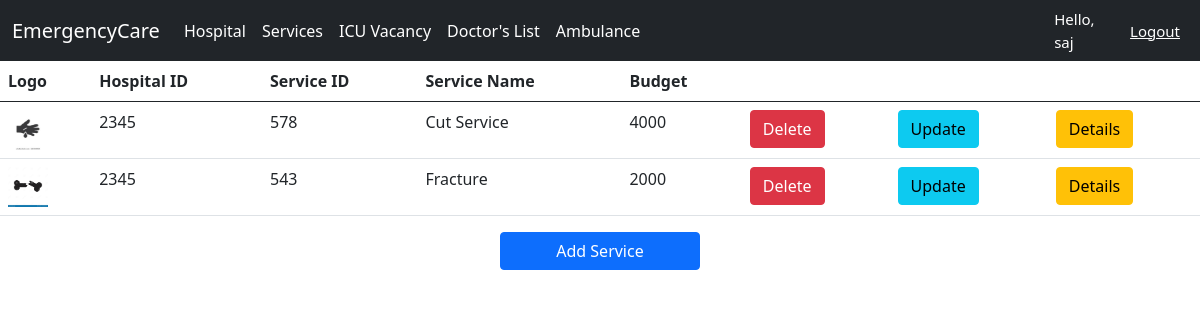
The page /Services/ (signed in) on the database as committed earlier.
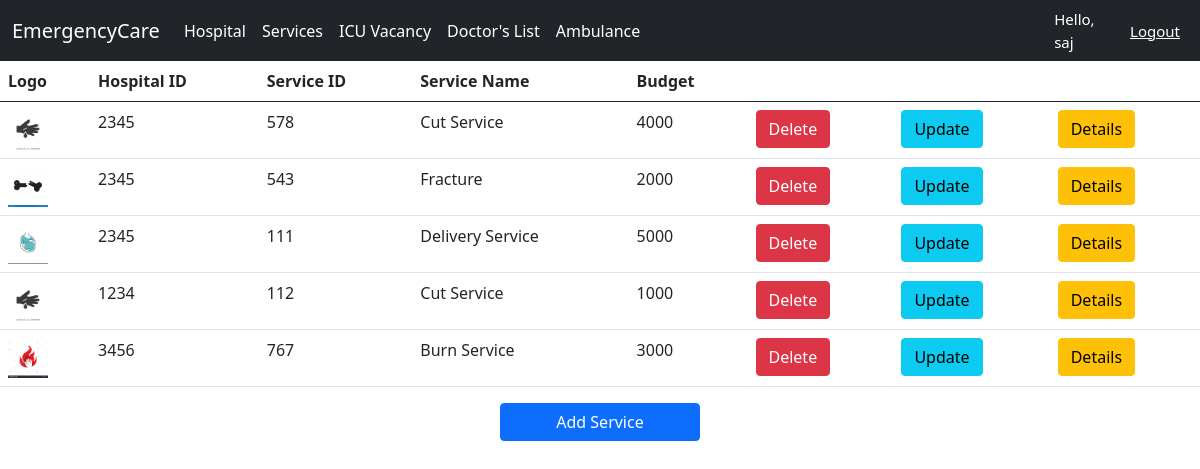
The same page on the database as committed later.
### Location/models.py (models this page shows, shortened)
class Services(models.Model):
    H_ID = models.ForeignKey(Hospital, on_delete=models.CASCADE, blank=True, null=True)
    S_ID = models.CharField(max_length=200, blank=True, null=True)
    S_Name = models.CharField(max_length=200, blank=True, null=True)
    S_Budget = models.IntegerField(blank=True, null=True)
    image = models.ImageField(upload_to='images/', blank=True, null=True, default='images/default.jpg')

class Hospital(models.Model):
    H_ID = models.CharField(max_length=200)
    H_name = models.CharField(max_length=200)
    Co_ordinate = models.ForeignKey(Location, on_delete=models.CASCADE)
    image = models.ImageField(upload_to='images/',blank=True, null=True, default='images/default.jpg')
    def __str__(self):
        return self.H_ID

### Location/views.py (the view)
# urls.py: path('Services/',l_views.services,name='Services'),
@login_required(login_url='login')
def services(request):
    service = Services.objects.all()
    context = {
        'service': service,
    }
    return render(request, template_name='hospital/Services.html',context=context)

### templates/hospital/Services.html
{% extends 'hospital/Home.html' %}
{% block content %}
{% load static %}
<table class="table">
  <thead>
    <tr>
      <th scope="col">Logo</th>
      <th scope="col">Hospital ID</th>
      <th scope="col">Service ID</th>
      <th scope="col">Service Name</th>
      <th scope="col">Budget</th>
      <th></th>
      <th></th>
      <th></th>
    </tr>
  </thead>
  <tbody>
  {% for s in service %}
    <tr>
      <td><img src="{{s.image.url}}" style="height: 40px; width: 40px;"></td>
      <td>{{s.H_ID}}</td>
      <td>{{s.S_ID}}</td>
      <td>{{s.S_Name}}</td>
      <td>{{s.S_Budget}}</td>
      {% if request.user.is_staff %}
      <td><a href="{% url 'delete_service' s.id %}" class="btn btn-danger">Delete</a></td>
      <td><a href="{% url 'update_service' s.id %}" class="btn btn-info">Update</a></td>
      {% endif %}
      <td><a href="{% url 'ServiceDetails' s.id %}" class="btn btn-warning">Details</a></td>
    </tr>
  {% endfor %}
  </tbody>
</table>
 {% if request.user.is_staff %}
 <div class = "d-grid gap-2 col-2 mx-auto" style="...">
  <a href="{% url 'add_service' %}" class = "btn btn-primary">Add Service</a>
 </div>
{% endif %}
{% endblock %}

### templates/hospital/Home.html (shortened to what this page needs)
<!DOCTYPE html>
<html lang="en">
<head>
    {% load static %}
    <link href="https://cdn.jsdelivr.net/npm/bootstrap@5.0.2/dist/css/bootstrap.min.css" rel="stylesheet">
</head>
<body>
{% include 'hospital/Navbar.html' %}
{% block content %}
{% load static %}
{% endblock %}
</body>
</html>

### templates/hospital/Navbar.html (shortened to what this page needs)
{% load static %}
<nav class="navbar navbar-expand-lg navbar-dark bg-dark">
  <div class="container-fluid">
    <a class="navbar-brand" href="{% url 'Home' %}">EmergencyCare</a>
    <div class="collapse navbar-collapse" id="navbarNavAltMarkup">
      <div class="navbar-nav">
        <a class="nav-link active" aria-current="page" href="{% url 'hospital' %}">Hospital</a>
        <a class="nav-link active" aria-current="page" href="{% url 'Services' %}">Services</a>
        <a class="nav-link active" aria-current="page" href="{% url 'ICUVac' %}">ICU Vacancy</a>
        <a class="nav-link active" aria-current="page" href="{% url 'DoctorList' %}">Doctor's List</a>
        <a class="nav-link active" aria-current="page" href="{% url 'Ambulance' %}">Ambulance</a>
      </div>
    </div>
  </div>
  <span class="hello-msg" >Hello, {{request.user}}</span>
  <span><a class="hello-msg" href="{% url 'logout' %}">Logout</a></span>
</nav>

### templates/hospital/Navbar.html (style rules this page uses)
.hello-msg { font-size: 15px; color: #fff; margin-right: 20px; }

Rows that differ between the two databases and show on the page:
added Services: image (picture), H_ID "2345", S_ID "111", S_Name "Delivery Service", S_Budget "5000"
added Services: image (picture), H_ID "1234", S_ID "112", S_Name "Cut Service", S_Budget "1000"
added Services: image (picture), H_ID "3456", S_ID "767", S_Name "Burn Service", S_Budget "3000"
